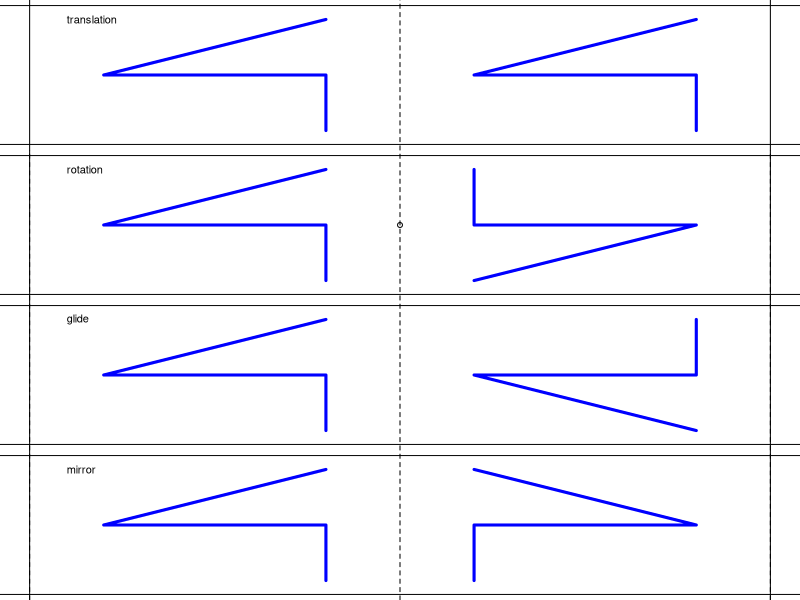
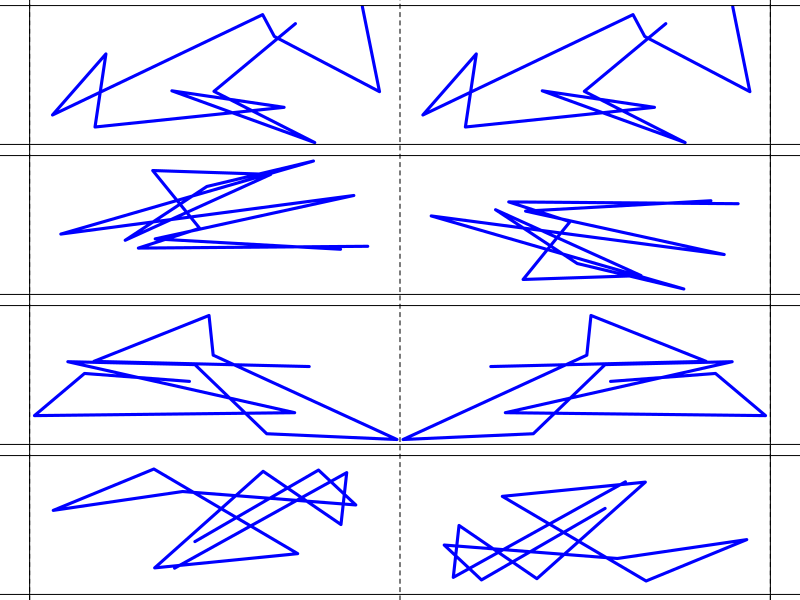

Recreate these plots in R, in order.
## ---- chunk 1
set.seed(1)
myorder = sample(1:4)
wrds = c("translation","rotation","glide","mirror")
mywrds = wrds[myorder]

al = paste0("* ",wrds,collapse="\n")
sol1 = paste0(1*(myorder[1]==1:4),collapse="")
sol2 = paste0(1*(myorder[2]==1:4),collapse="")
sol3 = paste0(1*(myorder[3]==1:4),collapse="")
sol4 = paste0(1*(myorder[4]==1:4),collapse="")

getbasedots = function(fg=1,n=4){
    if(fg<6){
        x = runif(2*n)
        y = runif(2*n)-0.5
        h = runif(2*n)
        p = sample(1:20,2*n)
    } else {
        x = runif(n)
        y = runif(n)-0.5
        h = runif(n)
        p = sample(1:20,n)
        x = c(x,x)
        y = c(y,-y)
        h = c(h,h)
        p = c(p,p) 
    }
    dots = data.frame(x,y,h,p)
    return(dots)
}

translate = function(dots,dx=1){
    tdots = data.frame(dots)
    tdots$x = dots$x+dx
    return(tdots)
}
rotate = function(dots,xr){
    tdots = data.frame(dots)
    tdots$x = tdots$x-xr
    tdots$x = -tdots$x+xr
    tdots$y = -tdots$y
    return(tdots)
}
glide = function(dots,dx){
    tdots = data.frame(dots)
    tdots$x = tdots$x+dx
    tdots$y = -tdots$y
    return(tdots)
}
mirror = function(dots,xr){
    tdots = data.frame(dots)
    tdots$x = tdots$x-xr
    tdots$x = -tdots$x+xr
    return(tdots)
}

## ---- chunk 2

lwd=3
col="blue"

par(mar=c(0,0,0,0),mfrow=c(4,1))
mydots = data.frame(x=c(0.8,0.8,0.2,0.8),y=c(-0.4,0,0,0.4))
plot(0,0,type="n",xlim=c(0,2),ylim=c(-0.5,0.5),axes=F,ann=F)
lines(mydots$x,mydots$y,lwd=lwd,col=col)
d2 = translate(mydots,1)
lines(d2$x,d2$y,lwd=lwd,col=col)
abline(v=1,lty=2)
text(0.1,0.4,"translation",adj=0)
abline(h=c(0.5,-0.5))
abline(v=c(0,2))

plot(0,0,type="n",xlim=c(0,2),ylim=c(-0.5,0.5),axes=F,ann=F)
lines(mydots$x,mydots$y,lwd=lwd,col=col)
d2 = rotate(mydots,1)
lines(d2$x,d2$y,lwd=lwd,col=col)
abline(v=seq(0,2,1),lty=2)
points(1,0)
text(0.1,0.4,"rotation",adj=0)
abline(h=c(0.5,-0.5))
abline(v=c(0,2))

plot(0,0,type="n",xlim=c(0,2),ylim=c(-0.5,0.5),axes=F,ann=F)
lines(mydots$x,mydots$y,lwd=lwd,col=col)
d2 = glide(mydots,1)
lines(d2$x,d2$y,lwd=lwd,col=col)
abline(v=seq(0,2,1),lty=2)
text(0.1,0.4,"glide",adj=0)
abline(h=c(0.5,-0.5))
abline(v=c(0,2))

plot(0,0,type="n",xlim=c(0,2),ylim=c(-0.5,0.5),axes=F,ann=F)
lines(mydots$x,mydots$y,lwd=lwd,col=col)
d2 = mirror(mydots,1)
lines(d2$x,d2$y,lwd=lwd,col=col)
abline(v=seq(0,2,1),lty=2)
text(0.1,0.4,"mirror",adj=0)
abline(h=c(0.5,-0.5))
abline(v=c(0,2))

## ---- chunk 3
par(mar=c(0,0,0,0))
dots = getbasedots(1,6)
funcs = list(translate(dots,1),rotate(dots,1),glide(dots,1),mirror(dots,1))
d2 = funcs[[myorder[1]]]
plot(0,0,type="n",xlim=c(0,2),ylim=c(-0.5,0.5),axes=F,ann=F)
lines(dots$x,dots$y,lwd=lwd,col=col)
lines(d2$x,d2$y,lwd=lwd,col=col)
abline(v=seq(0,2,1),lty=2)
abline(h=c(0.5,-0.5))
abline(v=c(0,2))
## ---- chunk 4
par(mar=c(0,0,0,0))
dots = getbasedots(1,6)
funcs = list(translate(dots,1),rotate(dots,1),glide(dots,1),mirror(dots,1))
d2 = funcs[[myorder[2]]]
plot(0,0,type="n",xlim=c(0,2),ylim=c(-0.5,0.5),axes=F,ann=F)
lines(dots$x,dots$y,lwd=lwd,col=col)
lines(d2$x,d2$y,lwd=lwd,col=col)
abline(v=seq(0,2,1),lty=2)
abline(h=c(0.5,-0.5))
abline(v=c(0,2))
## ---- chunk 5
par(mar=c(0,0,0,0))
dots = getbasedots(1,6)
funcs = list(translate(dots,1),rotate(dots,1),glide(dots,1),mirror(dots,1))
d2 = funcs[[myorder[3]]]
plot(0,0,type="n",xlim=c(0,2),ylim=c(-0.5,0.5),axes=F,ann=F)
lines(dots$x,dots$y,lwd=lwd,col=col)
lines(d2$x,d2$y,lwd=lwd,col=col)
abline(v=seq(0,2,1),lty=2)
abline(h=c(0.5,-0.5))
abline(v=c(0,2))
## ---- chunk 6
par(mar=c(0,0,0,0))
dots = getbasedots(1,6)
funcs = list(translate(dots,1),rotate(dots,1),glide(dots,1),mirror(dots,1))
d2 = funcs[[myorder[4]]]
plot(0,0,type="n",xlim=c(0,2),ylim=c(-0.5,0.5),axes=F,ann=F)
lines(dots$x,dots$y,lwd=lwd,col=col)
lines(d2$x,d2$y,lwd=lwd,col=col)
abline(v=seq(0,2,1),lty=2)
abline(h=c(0.5,-0.5))
abline(v=c(0,2))
